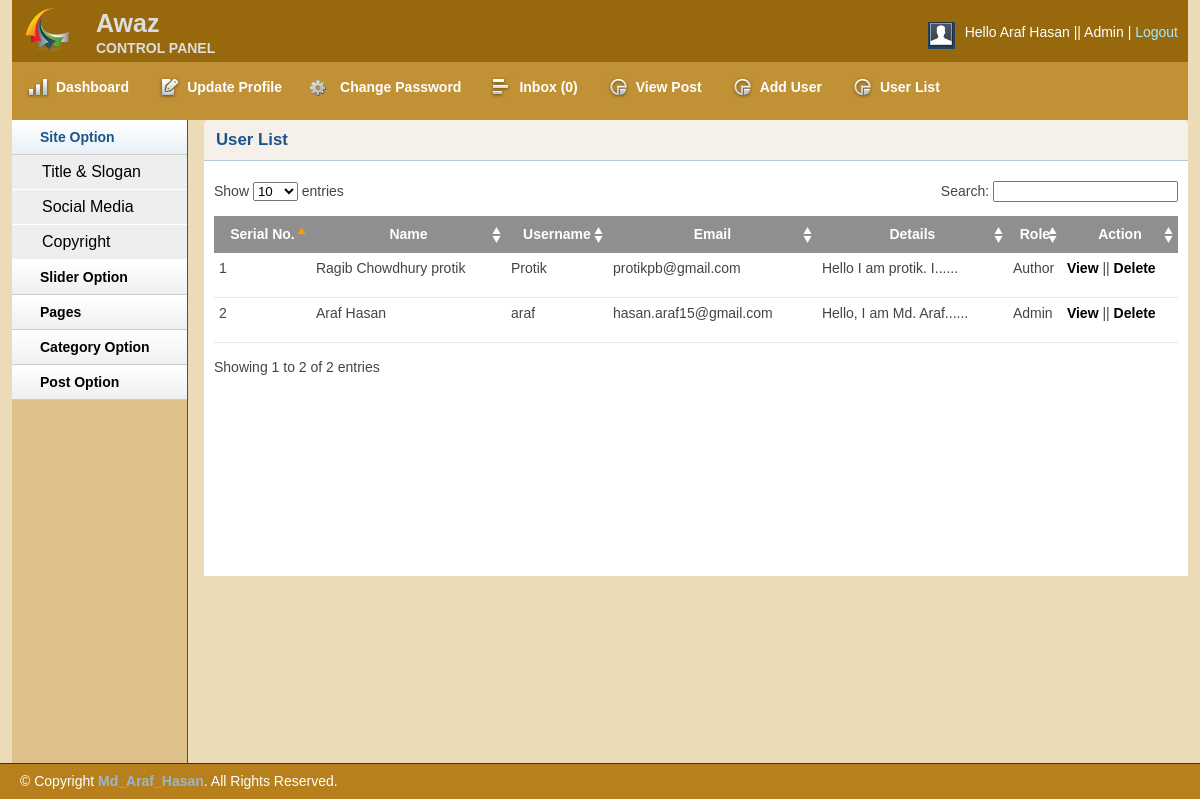
The app's page /admin/userlist.php (signed in) with its own data.
### tables this page shows
CREATE TABLE `tbl_user` (
  `id` int(11) NOT NULL,
  `name` varchar(255) NOT NULL,
  `username` varchar(255) NOT NULL,
  `password` varchar(32) NOT NULL,
  `email` varchar(255) NOT NULL,
  `details` text NOT NULL,
  `role` int(11) NOT NULL
);

### lib/Database.php (called while the page is built, shortened)
<?php
	class Database
	{
		public $host 	= DB_HOST;
		public $user 	= DB_USER;
		public $pass 	= DB_PASS;
		public $dbName 	= DB_NAME;
		public $link, $error;
		private function connectDB(){
			$this->link = new mysqli($this->host, $this->user, $this->pass, $this->dbName);
			$this->link->set_charset("utf8");
		}
		public function selectData($data){
			$result = $this->link->query($data) or die ($this->link->error.__LINE__);
			if ($result->num_rows > 0) {
				return $result;
			}else{
				return false;
			}
		}
	}
?>

### helpers/formate.php (called while the page is built, shortened)
<?php
	class formate{
		public function textShorten($text, $limit = 1800){
			$text = $text." ";
			$text = substr($text, 0, $limit);
			$text = substr($text, 0, strrpos($text, ' '));
			$text = $text."......";
			return $text;
		}
	}
?>

### lib/Session.php (called while the page is built, shortened)
<?php
	class Session{
		public static function get($key){
			if(isset($_SESSION[$key])){
				return $_SESSION[$key];
			}else{
				return false;
			}
		}
	}
?>

### admin/userlist.php (the view, shortened to what this page needs)
<?php include 'inc/adheader.php'; ?>
<?php include 'inc/adsidebar.php'; ?>
        <div class="grid_10">
            <div class="box round first grid">
                <h2>User List</h2>
                <div class="block">
                    <table class="data display datatable" id="example">
					<thead>
						<tr>
							<th>Serial No.</th>
							<th>Name</th>
							<th>Username</th>
							<th>Email</th>
							<th>Details</th>
							<th>Role</th>
							<th>Action</th>
						</tr>
					</thead>
					<tbody>
						<?php
							$query = "SELECT * FROM tbl_user ORDER BY id DESC";
							$user = $db->selectData($query);
							if($user){
								$i = 0;
								while ($result = $user->fetch_assoc()) {
									$i++;
						?>
						<tr class="odd gradeX" style="text-align: inherit;">
							<td><?php echo $i; ?></td>
							<td><?php echo $result['name']; ?></td>
							<td><?php echo $result['username']; ?></td>
							<td><?php echo $result['email']; ?></td>
							<td><?php echo $fm->textShorten($result['details'], 25);?></td>
							<td>
								<?php
								 	if($result['role'] == 0){
								 		echo "Admin";
								 	}elseif ($result['role'] == 1) {
								 		echo "Author";
								 	}elseif($result['role'] == 2){
								 		echo "Editor";
								 	}
								 ?>
							</td>
							<td><a href="viewuser.php?userId=<?php echo $result['id']; ?>">View</a>
							<?php
								if(Session::get('userId') == $result['id'] || Session::get('userRole') == 0){?>
							 || <a onclick="return confirm('Are you sure to Delete this Category...!!!')"; href="?deluser=<?php echo $result['id']; ?>">Delete</a></td>
							 <?php } ?>
						</tr>
						<?php }} ?>
					</tbody>
				</table>
               </div>
            </div>
        </div>
      <?php include 'inc/adfooter.php'; ?>

### admin/css/text.css (style rules this page uses)
body { font: 13px/1.5 Tahoma, Helvetica, Arial, 'Liberation Sans', FreeSans, sans-serif; }
h2 { font-size: 23px; }
p, dl, hr, h1, h2, h3, h4, h5, h6, ol, ul, pre, table, address, fieldset { margin-bottom: 20px; }

### admin/css/grid.css (style rules this page uses)
.grid_1, .grid_2, .grid_3, .grid_4, .grid_5, .grid_6, .grid_7, .grid_8, .grid_9, .grid_10, .grid_11, .grid_12, .grid_13, .grid_14, .grid_15, .grid_16 { display: inline; float: left; margin-left: 1%; margin-right: 1%; }
.container_12 .grid_10 { width: 81.333%; }

### admin/css/layout.css (style rules this page uses)
body { background: #fff none repeat scroll 0 0; color: #444; font-size: 14px; padding: 0; }
a { color: #000; font-weight:bold; text-decoration: none; }
h1, h2, h3, h4, h5, h6 { line-height:1.2em; margin-bottom:.3em; }
h2 { margin-top:1em; }
.box { background:#fff; margin-bottom:20px; padding:10px 10px 10px 10px; margin-left:-8px; }
.box.grid { padding-bottom:40px; }
.box.round { -moz-border-radius: 5px 5px 0px 0px; -webkit-border-radius: 5px 5px 0px 0px; border-radius: 5px 5px 0px 0px; }
.box h2 { font-size:1.2em; font-weight:bold; color:#1B548D; background:#f5f1ea; margin:-10px -10px 0 -10px; padding:10px 12px; border-bottom:1px solid #B3CBD6; -moz-border-radius: 5px 5px 0px 0px; -webkit-border-radius: 5px 5px 0px 0px; border-radius: 5px 5px 0px 0px; }
.box.first { min-height: 406px; }
.block { padding-top:20px; }
p { margin-bottom:1em; }
.block { padding-bottom:1px; }
table.display { margin: 0 auto; clear: both; width: 100%; }
table.display th { text-align: center; }
.sorting_asc { background: #8f8f8f url(../img/table/sort_asc.png) no-repeat center right; padding:8px 5px; text-align:left; color:#fff; }
.sorting { background:#8f8f8f url(../img/table/sort_both.png) no-repeat center right; padding:8px 5px; text-align:left; color:#fff; }
tr.odd { height: 30px; line-height: 30px; border-bottom:1px solid #e6e6e6; text-align: center; }
tr.even { height: 30px; line-height: 30px; border-bottom:1px solid #e6e6e6; text-align: center; }
tr.odd td, tr.even td { padding-left:5px; }

### records on screen
tbl_user: name "Ragib Chowdhury protik", username "Protik", email "protikpb@gmail.com", details "Hello I am protik. I......", role "Author"
tbl_user: name "Araf Hasan", username "araf", email "hasan.araf15@gmail.com", details "Hello, I am Md. Araf......", role "Admin"

### other values on screen
Session::get('name') "Araf Hasan"
